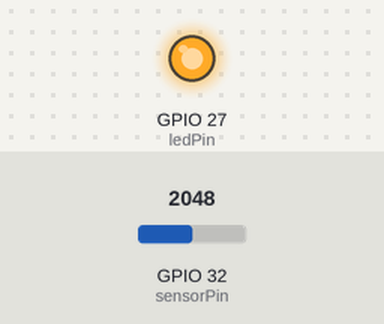
The sketch below on a simulated ESP32. Parts: output pins drawn as LEDs (lit = HIGH). Inputs (shaded band) come from the test bench; at power-on: GPIO 32 (sensorPin) = 2048.

Above: at 1.2 s.
1.3 s: GPIO 32 (sensorPin) set to 2126
At 2.5 s:
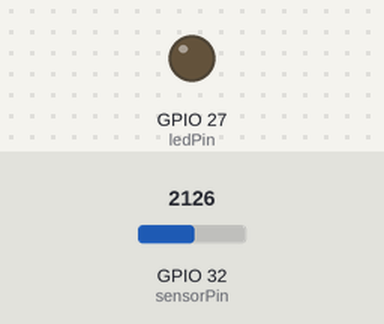
2.8 s: GPIO 32 (sensorPin) set to 2047
At 3.9 s:
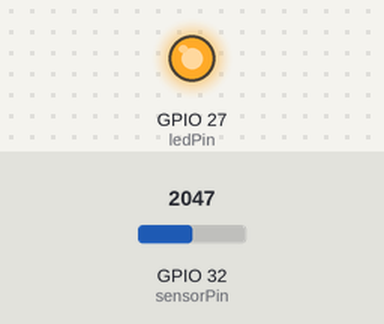
4.3 s: GPIO 32 (sensorPin) set to 2866
At 5.0 s:
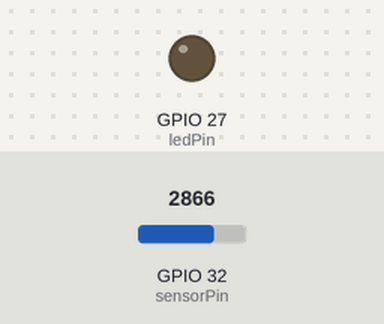
Timing chart, 0 to 7.3 s (numbered marks = the images above; inputs shaded):
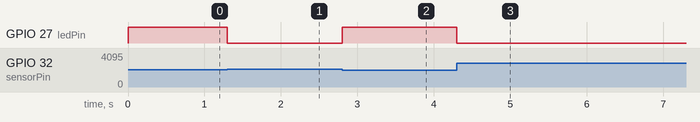

The sketch:

4.LDRwithLED.ino
```cpp
const int sensorPin = 32;
const int ledPin = 27;


int lightInit;
int lightVal;

void setup()
{
  pinMode(ledPin, OUTPUT);
  lightInit = analogRead(sensorPin);
}

void loop()
{

  lightVal = analogRead(sensorPin);

  if(lightVal - lightInit <  50)
  {
      digitalWrite (ledPin, HIGH);
  }
  else
  {
    digitalWrite (ledPin, LOW);
  }

}
```

Measured:
- the behaviour switches between 2097 and 2098 on GPIO 32 (sensorPin) (found by bisection; images 0 and 1)
- after the input at 1.3 s, GPIO 27 (ledPin): HIGH → LOW at once
- after the input at 2.8 s, GPIO 27 (ledPin): LOW → HIGH at once
- after the input at 4.3 s, GPIO 27 (ledPin): HIGH → LOW at once
